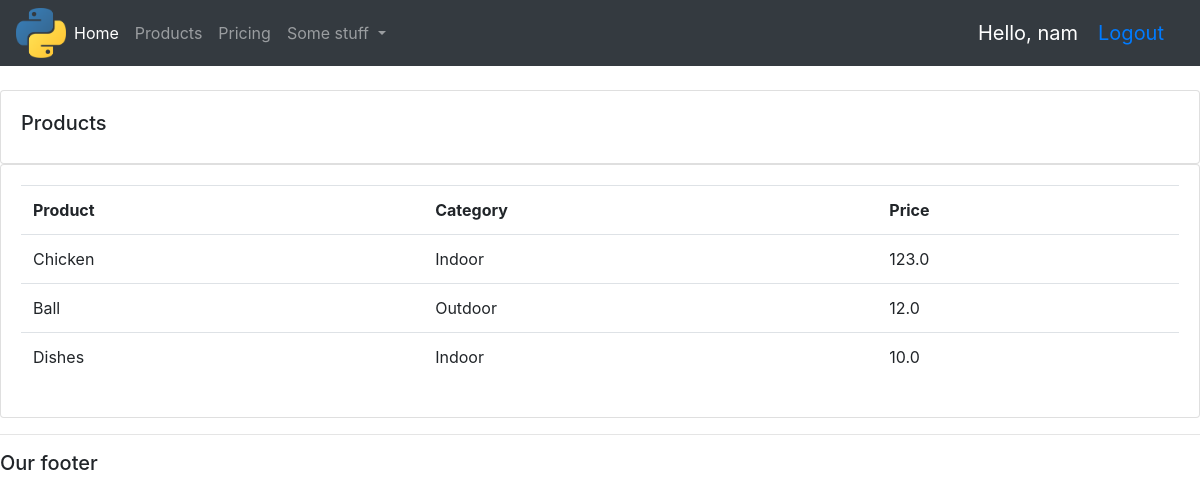
Screenshot of /products/ (signed in) with the database file from the repository.
### accounts/models.py (models this page shows, shortened)
class Products(models.Model):
    CATEGORY =(
        ('Indoor','Indoor'),
        ('Outdoor','Outdoor'),
    )
    name = models.CharField(max_length=200,null=True)
    price = models.FloatField(null=True)
    category = models.CharField(max_length=200,null=True,choices=CATEGORY)
    description = models.CharField(max_length=200,null=True,blank=True)
    date_created = models.DateTimeField(auto_now_add=True,null=True)
    tags= models.ManyToManyField(Tag)

### accounts/views.py (the view)
# urls.py: path('products/',views.products,name='products'),
@login_required(login_url='login')
def products(request):
    products = Products.objects.all()
    return render(request,'accounts/products.html',{'products':products})

### accounts/templates/accounts/products.html
{% extends 'accounts/main.html' %}
{% block content %}
<br>
		<div class="row">
			<div class="col-md">
				<div class="card card-body">
					<h5>Products</h5>
				</div>
				<div class="card card-body">
					<table class="table">
						<tr>
							<th>Product</th>
							<th>Category</th>
							<th>Price</th>
						</tr>
						{% for i in products %}
						<tr>
							<td>{{ i.name }}</td>
							<td>{{ i.category }}</td>
							<td>{{ i.price }}</td>
						</tr>
						{% endfor %}
					</table>
				</div>
			</div>
		</div>
{% endblock %}

### accounts/templates/accounts/navigationbar.html (shortened to what this page needs)
{% load static %}
<nav class="navbar navbar-expand-lg navbar-dark bg-dark">
    <img src="{% static 'images/pylogo.png' %}" id="logo">
    <div class="collapse navbar-collapse" id="navbarNavDropdown">
      <ul class="navbar-nav">
        <li class="nav-item active">
          <a class="nav-link" href="{% url 'home' %}">Home <span class="sr-only">(current)</span></a>
        </li>
        <li class="nav-item">
          <a class="nav-link" href="{% url 'products' %}">Products</a>
        </li>
        <li class="nav-item">
          <a class="nav-link" href="#">Pricing</a>
        </li>
        <li class="nav-item dropdown">
          <a class="nav-link dropdown-toggle" href="#" id="navbarDropdownMenuLink" data-toggle="dropdown" aria-haspopup="true" aria-expanded="false">
            Some stuff
          </a>
        </li>
      </ul>
    </div>
    <span class="hello-msg">Hello, {{ request.user }}</span>
    <span class="hello-msg"><a href="{% url 'logout' %}">Logout</a></span>
  </nav>

### accounts/static/css/main.css (style rules this page uses)
#logo { height:50px; width:50px; }
body { background-color: white; }

### accounts/templates/accounts/navigationbar.html (style rules this page uses)
.hello-msg { font-size: 20px; color:white; margin-right: 20px; }

### rows the page displays
Products: name "Chicken", category "Indoor", price "123.0"
Products: name "Ball", category "Outdoor", price "12.0"
Products: name "Dishes", category "Indoor", price "10.0"

### other values shown
{{ request.user }} "nam"
